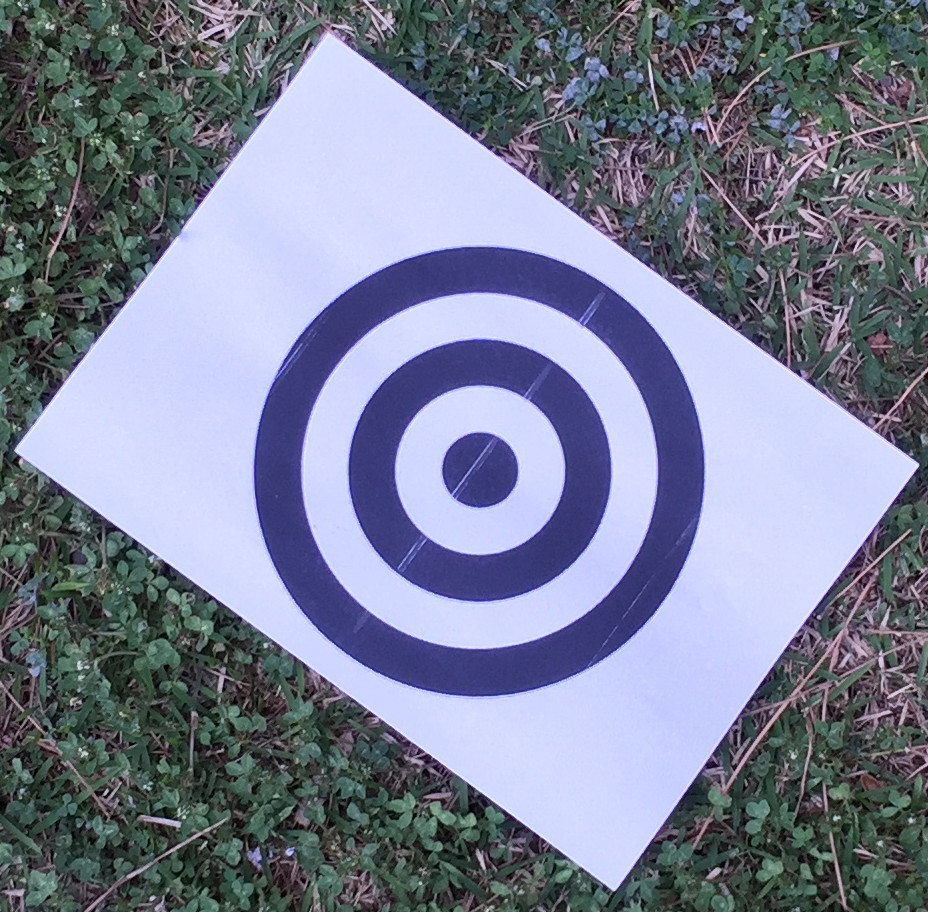
#> input picture src/qtcopter_sim/images/target.jpg, 928 x 912 px
$ python scan_find.py ../../../../qtcopter_sim/images/target.jpg   (Python 2 division)   (older library calls are emulated)
#> lines starting #> are read from the running program, lines starting #| are printed output that depends on the picture
#!/usr/bin/env python2

'''
Find the target from contour detection and the contours nesting.

Usage:
    ./scan_find.py <image/camera> [--debug] [--gain <value>]
'''

import cv2
import cv
import numpy as np
import random
import argparse
from ptgrey import PTGreyCamera
import flycapture2 as fc2
from time import time
from math import sin, cos, pi
import math

# [14 lines left out: function show_img, not called in this run]


def dist(a, b):
    return math.sqrt((a[0]-b[0])**2 + (a[1]-b[1])**2)

class Circle:
    # [4 lines left out: function __init__, not called in this run]
    def __repr__(self):
        return '<Circle (%.2f, %.2f) %.2f>' % (self.center[0], self.center[1], self.radius)
    # [9 lines left out: function similar, not called in this run]

class ScanFind:
    def __init__(self, center_black, number_of_rings, debug=True):
#> further down, image is the input picture: shape (912, 928, 3); mean B, G, R 146.6, 125.4, 119.1
        self._center_black = center_black
        self._number_of_rings = number_of_rings
        self._canny_threshold1 = 200
        self._canny_threshold2 = 20
        self._debug = debug
        self._min_radius = 20
        #self._max_radius = max(image.shape)
        self._scan_jump = self._min_radius/4.
        self._near_threshold = self._scan_jump*4
    def _near(self, a, b):
        " Are two points one near another? "
        return dist(a, b)<self._near_threshold
    def find_target(self, image):
        '''
        Return the center and the diameter of the target in pixel coordinates
        as tuple ((x, y), diameter).
        '''
        # resize input image, assuming target takes at least 1/2 of the frame.
        self.resize = 400
        orig_shape = image.shape[:2]
#> orig_shape = (912, 928)
        while min(image.shape[:2]) > self.resize:
            image = cv2.pyrDown(image)
#> this loop made 2 passes
#> pass 1, in find_target, `image = cv2.pyrDown(image)`:
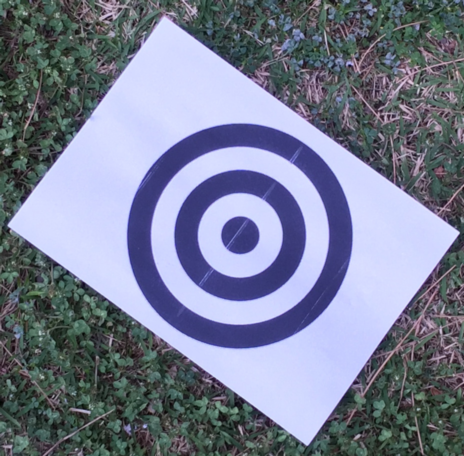
#> image: shape (456, 464, 3); mean of channels 0, 1, 2 146.6, 125.4, 119.1; drawn as B, G, R
#> pass 2, in find_target, `image = cv2.pyrDown(image)`:
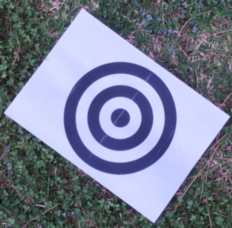
#> image: shape (228, 232, 3); mean of channels 0, 1, 2 146.7, 125.4, 119.1; drawn as B, G, R
        ratio = 1.*image.shape[0]/orig_shape[0]
#> ratio = 0.25

        center, radius = self.find_circles(image)
        if center is None:
            if self._debug:
                print 'center:', (None, None)
            return (None, None)
        if self._debug:
            print 'center:', (float(center[0])/ratio, float(center[1])/ratio), 2*float(radius)/ratio
        return (float(center[0])/ratio, float(center[1])/ratio), 2*float(radius)/ratio

    def find_circles(self, image):
        image = cv2.cvtColor(image, cv2.COLOR_BGR2GRAY)
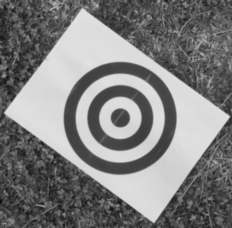
#> image: shape (228, 232); min 7, max 226, mean 125.9
        # blur kernel about 20 for 1000x1000px, 10 for 500x500, 5 for 250x250
        #blurk = max(image.shape)/50
        blurk = max(image.shape)/100
#> blurk = 2
        if ~blurk&1:
            blurk += 1
#> blurk = 3
        image = cv2.medianBlur(image, blurk)

        can = cv2.Canny(image, self._canny_threshold1, self._canny_threshold2)
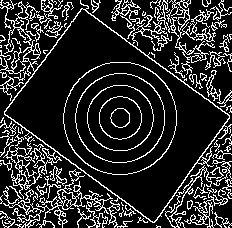
#> can: shape (228, 232); 17.5% white in thin lines or dots

        if self._debug:
            show_img(can, wait=False, title='canny')
            #show_img(can, wait=True, title='canny'+ str(random.randint(1, 10000000)))

        # get distance matrix (distance to nearest 1)
#> (the run stopped early here; a loop or call above may not have finished)
